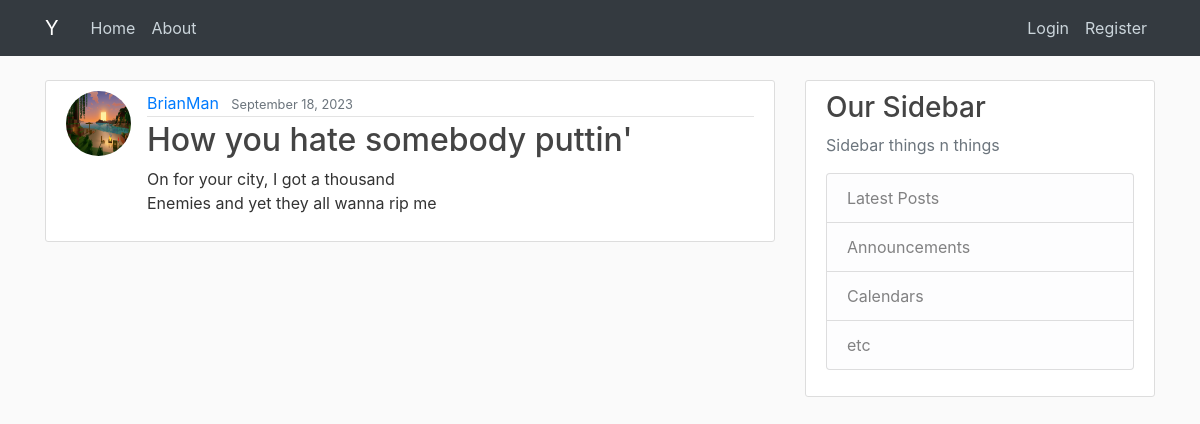
Screenshot of /post/11/ with the database file from the repository.
### blog/models.py (models this page shows, shortened)
class Post(models.Model):  # basically inheriting from models
    title = models.CharField(max_length=100) # "Character Field". also u can add a bunch of arguments
    content = models.TextField() # A text field is unrestricted text instead of characters
    date_posted = models.DateTimeField(default=timezone.now)  # Selecting the current time
    author = models.ForeignKey(User, on_delete=models.CASCADE)  # If the user gets deleted, delete the post\

### users/models.py (models this page shows, shortened)
class Profile(models.Model):
    user = models.OneToOneField(User, on_delete=models.CASCADE)                   # One to one relationship with the user model (Cascase means to also delete profile with user, but not vice versa)
    image = models.ImageField(default='default.jpg',upload_to='profile_pics')     # Adding a default image and a directory for new images (profile pics)

### blog/views.py (the view)
# urls.py: path("post/<int:pk>/", PostDetailView.as_view(), name="post-detail"),
class PostDetailView(DetailView):
    model = Post

### blog/templates/blog/post_detail.html (shortened to what this page needs)
{% extends "blog/base.html" %}
{% block content %}
<article class="media content-section">
  <img class="rounded-circle article-img" src="{{ object.author.profile.image.url }}">
  <div class="media-body">
    <div class="article-metadata">
      <a class="mr-2" href="{% url 'user-posts' object.author.username %}">{{ object.author }}</a>
      <small class="text-muted">{{ object.date_posted|date:'F d, Y' }}</small>
    </div>
    <h2 class="article-title">{{ object.title }}</h2>
    <p class="article-content">{{ object.content }}</p>
  </div>
</article>
{% endblock content %}

### blog/static/blog/main.css (style rules this page uses)
body { background: #fafafa; color: #333333; margin-top: 5rem; }
h1, h2, h3, h4, h5, h6 { color: #444444; }
.content-section { background: #ffffff; padding: 10px 20px; border: 1px solid #dddddd; border-radius: 3px; margin-bottom: 20px; }
.article-title { color: #444444; }
.article-content { white-space: pre-line; }
.article-img { height: 65px; width: 65px; margin-right: 16px; }
.article-metadata { padding-bottom: 1px; margin-bottom: 4px; border-bottom: 1px solid #e3e3e3 }

### rows the page displays
Post: author.profile.image (picture), author "BrianMan", date_posted "September 18, 2023", title "How you hate somebody puttin'", content "On for your city, I got a thousand Enemies and yet they all wanna rip me"
